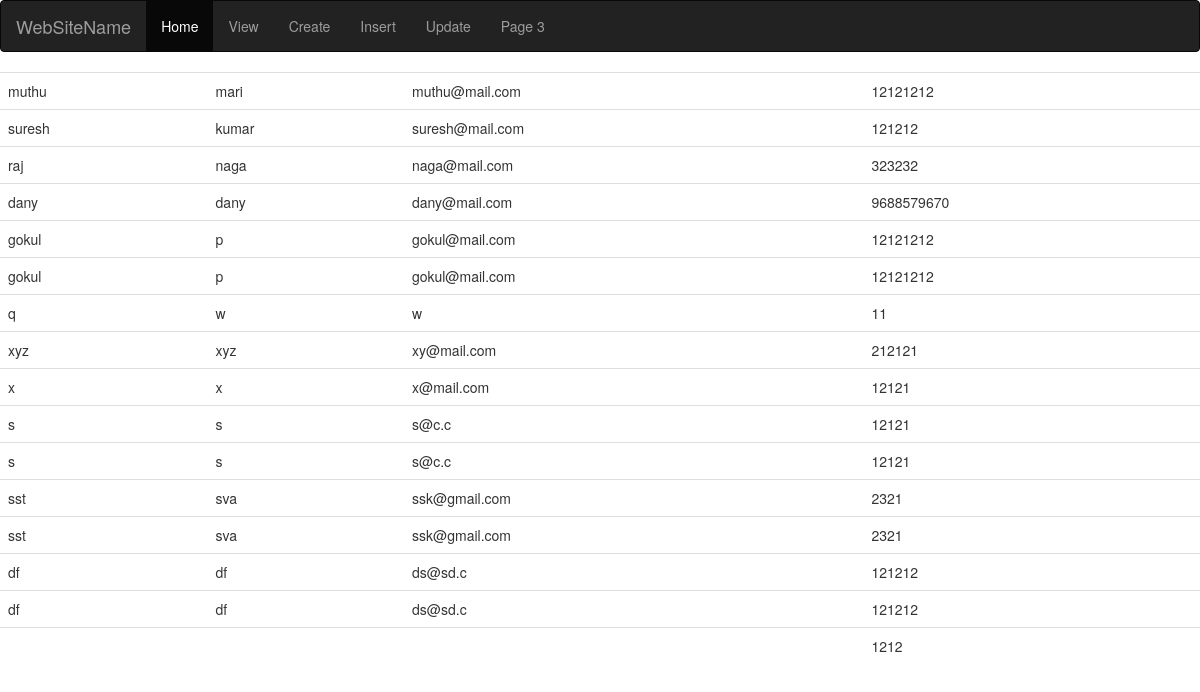
The app's page /, older data.
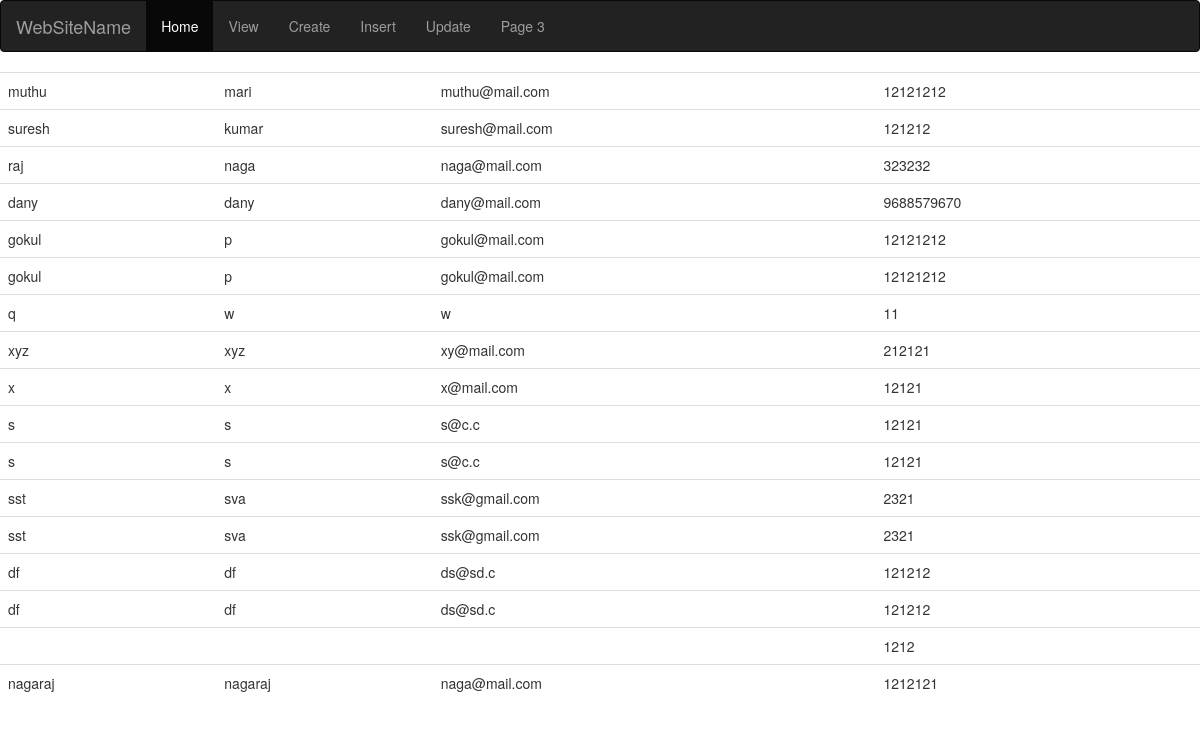
The same page, newer data.
### personal/models.py (models this page shows)
class Employee(models.Model):
    first_name = models.CharField(max_length = 50)
    last_name = models.CharField(max_length = 50)
    mail = models.CharField(max_length = 50)
    phonenumber = models.IntegerField()
    class Meta:
        db_table = "Employee"

### personal/views.py (the view)
# urls.py: path('', ArticleListView.as_view(), name='article-list'),
class ArticleListView(ListView):
    model = Employee
    def get_context_data(self, **kwargs):
        context = super().get_context_data(**kwargs)
        context['now'] = timezone.now()
        return context

### personal/templates/personal/employee_list.html
{% extends 'base.html' %}
{% block content %}
<table class="table">
  {% for item in object_list %}
  <tr>
    <td>  {{ item.first_name }}   </td>
      <td>  {{ item.last_name }}   </td>
      <td>{{ item.mail }}</td>
      <td>{{ item.phonenumber }}</td>
      </tr>
    {% endfor %}
</table>
{% endblock %}

### personal/templates/base.html (shortened to what this page needs)
<!DOCTYPE html>
<html lang="en" dir="ltr">
  <head>
  <link rel="stylesheet" href="https://maxcdn.bootstrapcdn.com/bootstrap/3.3.7/css/bootstrap.min.css">
  </head>
  <body>
    <nav class="navbar navbar-inverse">
    <div class="container-fluid">
      <div class="navbar-header">
        <a class="navbar-brand" href="#">WebSiteName</a>
      </div>
      <ul class="nav navbar-nav">
        <li class="active"><a href="#">Home</a></li>
        <li><a href="/page1/">View</a></li>
        <li><a href="/create/">Create</a></li>
        <li><a href="/page2/">Insert</a></li>
        <li><a href="/update/">Update</a></li>
        <li><a href="#">Page 3</a></li>
      </ul>
    </div>
  </nav>
  {% block content %}
  {% endblock %}
  </body>
</html>

Row changes from the older to the newer data that the page shows:
added Employee: first_name "nagaraj", last_name "nagaraj", mail "naga@mail.com", phonenumber "1212121"
